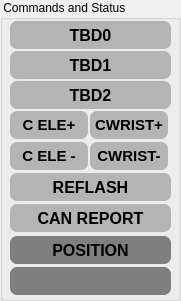
     <widget class="QGroupBox" name="groupBox_3">
      <property name="geometry">
       <rect>
        <x>540</x>
        <y>6</y>
        <width>181</width>
        <height>301</height>
       </rect>
      </property>
      <property name="title">
       <string> Commands and Status</string>
      </property>
      <widget class="ClickableQLabel" name="qlabel_can_status_indicator">
       <property name="enabled">
        <bool>true</bool>
       </property>
       <property name="geometry">
        <rect>
         <x>10</x>
         <y>204</y>
         <width>161</width>
         <height>28</height>
        </rect>
       </property>
       <property name="font">
        <font>
         <pointsize>12</pointsize>
         <bold>true</bold>
        </font>
       </property>
       <property name="styleSheet">
        <string notr="true">border: 7px;
border-radius: 7px;
background-color:rgb(180,180,180);</string>
       </property>
       <property name="text">
        <string>CAN REPORT</string>
       </property>
       <property name="textFormat">
        <enum>Qt::AutoText</enum>
       </property>
       <property name="alignment">
        <set>Qt::AlignCenter</set>
       </property>
      </widget>
      <widget class="ClickableQLabel" name="qlabel_score_indicator">
       <property name="enabled">
        <bool>true</bool>
       </property>
       <property name="geometry">
        <rect>
         <x>10</x>
         <y>51</y>
         <width>161</width>
         <height>28</height>
        </rect>
       </property>
       <property name="font">
        <font>
         <pointsize>12</pointsize>
         <bold>true</bold>
        </font>
       </property>
       <property name="styleSheet">
        <string notr="true">border: 7px;
border-radius: 7px;
background-color:rgb(180,180,180);</string>
       </property>
       <property name="text">
        <string>TBD1</string>
       </property>
       <property name="textFormat">
        <enum>Qt::AutoText</enum>
       </property>
       <property name="alignment">
        <set>Qt::AlignCenter</set>
       </property>
      </widget>
      <widget class="ClickableQLabel" name="qlabel_go_to_stow_indicator">
       <property name="enabled">
        <bool>true</bool>
       </property>
       <property name="geometry">
        <rect>
         <x>10</x>
         <y>21</y>
         <width>161</width>
         <height>28</height>
        </rect>
       </property>
       <property name="font">
        <font>
         <pointsize>12</pointsize>
         <bold>true</bold>
        </font>
       </property>
       <property name="styleSheet">
        <string notr="true">border: 7px;
border-radius: 7px;
background-color:rgb(180,180,180);</string>
       </property>
       <property name="text">
        <string>TBD0</string>
       </property>
       <property name="textFormat">
        <enum>Qt::AutoText</enum>
       </property>
       <property name="alignment">
        <set>Qt::AlignCenter</set>
       </property>
      </widget>
      <widget class="ClickableQLabel" name="qlabel_cal_elevator_up_indicator">
       <property name="enabled">
        <bool>true</bool>
       </property>
       <property name="geometry">
        <rect>
         <x>10</x>
         <y>111</y>
         <width>78</width>
         <height>28</height>
        </rect>
       </property>
       <property name="font">
        <font>
         <family>MS Shell Dlg 2</family>
         <pointsize>11</pointsize>
         <italic>false</italic>
         <bold>true</bold>
        </font>
       </property>
       <property name="styleSheet">
        <string notr="true">border: 7px;
border-radius: 7px;
background-color:rgb(180,180,180);</string>
       </property>
       <property name="text">
        <string>C ELE+</string>
       </property>
       <property name="textFormat">
        <enum>Qt::AutoText</enum>
       </property>
       <property name="alignment">
        <set>Qt::AlignCenter</set>
       </property>
      </widget>
      <widget class="ClickableQLabel" name="qlabel_position_indicator">
       <property name="enabled">
        <bool>true</bool>
       </property>
       <property name="geometry">
        <rect>
         <x>10</x>
         <y>236</y>
         <width>161</width>
         <height>28</height>
        </rect>
       </property>
       <property name="font">
        <font>
         <pointsize>12</pointsize>
         <bold>true</bold>
        </font>
       </property>
       <property name="styleSheet">
        <string notr="true">border: 7px;
border-radius: 7px;
background-color:rgb(127, 127, 127);</string>
       </property>
       <property name="text">
        <string>POSITION</string>
       </property>
       <property name="textFormat">
        <enum>Qt::AutoText</enum>
       </property>
       <property name="alignment">
        <set>Qt::AlignCenter</set>
       </property>
      </widget>
      <widget class="ClickableQLabel" name="qlabel_reset_flex_indicator">
       <property name="enabled">
        <bool>true</bool>
       </property>
       <property name="geometry">
        <rect>
         <x>10</x>
         <y>173</y>
         <width>161</width>
         <height>28</height>
        </rect>
       </property>
       <property name="font">
        <font>
         <pointsize>12</pointsize>
         <bold>true</bold>
        </font>
       </property>
       <property name="styleSheet">
        <string notr="true">border: 7px;
border-radius: 7px;
background-color:rgb(180,180,180);</string>
       </property>
       <property name="text">
        <string>REFLASH</string>
       </property>
       <property name="textFormat">
        <enum>Qt::AutoText</enum>
       </property>
       <property name="alignment">
        <set>Qt::AlignCenter</set>
       </property>
      </widget>
      <widget class="ClickableQLabel" name="qlabel_cal_elevator_down_indicator">
       <property name="enabled">
        <bool>true</bool>
       </property>
       <property name="geometry">
        <rect>
         <x>10</x>
         <y>142</y>
         <width>78</width>
         <height>28</height>
        </rect>
       </property>
       <property name="font">
        <font>
         <family>MS Shell Dlg 2</family>
         <pointsize>11</pointsize>
         <italic>false</italic>
         <bold>true</bold>
        </font>
       </property>
       <property name="styleSheet">
        <string notr="true">border: 7px;
border-radius: 7px;
background-color:rgb(180,180,180);</string>
       </property>
       <property name="text">
        <string>C ELE -</string>
       </property>
       <property name="textFormat">
        <enum>Qt::AutoText</enum>
       </property>
       <property name="alignment">
        <set>Qt::AlignCenter</set>
       </property>
      </widget>
      <widget class="ClickableQLabel" name="qlabel_cal_wrist_down_indicator">
       <property name="enabled">
        <bool>true</bool>
       </property>
       <property name="geometry">
        <rect>
         <x>90</x>
         <y>142</y>
         <width>78</width>
         <height>28</height>
        </rect>
       </property>
       <property name="font">
        <font>
         <family>MS Shell Dlg 2</family>
         <pointsize>11</pointsize>
         <italic>false</italic>
         <bold>true</bold>
        </font>
       </property>
       <property name="styleSheet">
        <string notr="true">border: 7px;
border-radius: 7px;
background-color:rgb(180,180,180);</string>
       </property>
       <property name="text">
        <string>CWRIST-</string>
       </property>
       <property name="textFormat">
        <enum>Qt::AutoText</enum>
       </property>
       <property name="alignment">
        <set>Qt::AlignCenter</set>
       </property>
      </widget>
      <widget class="ClickableQLabel" name="qlabel_cal_wrist_up_indicator">
       <property name="enabled">
        <bool>true</bool>
       </property>
       <property name="geometry">
        <rect>
         <x>90</x>
         <y>111</y>
         <width>78</width>
         <height>28</height>
        </rect>
       </property>
       <property name="font">
        <font>
         <family>MS Shell Dlg 2</family>
         <pointsize>11</pointsize>
         <italic>false</italic>
         <bold>true</bold>
        </font>
       </property>
       <property name="styleSheet">
        <string notr="true">border: 7px;
border-radius: 7px;
background-color:rgb(180,180,180);</string>
       </property>
       <property name="text">
        <string>CWRIST+</string>
       </property>
       <property name="textFormat">
        <enum>Qt::AutoText</enum>
       </property>
       <property name="alignment">
        <set>Qt::AlignCenter</set>
       </property>
      </widget>
      <widget class="ClickableQLabel" name="qlabel_recal_wrist_indicator">
       <property name="enabled">
        <bool>true</bool>
       </property>
       <property name="geometry">
        <rect>
         <x>10</x>
         <y>81</y>
         <width>161</width>
         <height>28</height>
        </rect>
       </property>
       <property name="font">
        <font>
         <pointsize>12</pointsize>
         <bold>true</bold>
        </font>
       </property>
       <property name="styleSheet">
        <string notr="true">border: 7px;
border-radius: 7px;
background-color:rgb(180,180,180);</string>
       </property>
       <property name="text">
        <string>TBD2</string>
       </property>
       <property name="textFormat">
        <enum>Qt::AutoText</enum>
       </property>
       <property name="alignment">
        <set>Qt::AlignCenter</set>
       </property>
      </widget>
      <widget class="ClickableQLabel" name="qlabel_game_piece_indicator">
       <property name="enabled">
        <bool>true</bool>
       </property>
       <property name="geometry">
        <rect>
         <x>10</x>
         <y>267</y>
         <width>161</width>
         <height>28</height>
        </rect>
       </property>
       <property name="font">
        <font>
         <pointsize>14</pointsize>
         <bold>true</bold>
        </font>
       </property>
       <property name="styleSheet">
        <string notr="true">border: 7px;
border-radius: 7px;
background-color:rgb(127, 127, 127);</string>
       </property>
       <property name="text">
        <string>&lt;GAMEPIECE&gt;</string>
       </property>
       <property name="textFormat">
        <enum>Qt::AutoText</enum>
       </property>
       <property name="alignment">
        <set>Qt::AlignCenter</set>
       </property>
      </widget>
     </widget>
